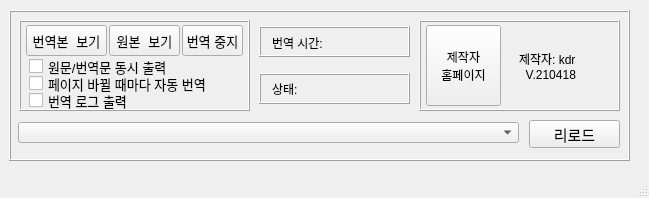
<?xml version="1.0" encoding="UTF-8"?>
<ui version="4.0">
 <class>MainWindow</class>
 <widget class="QMainWindow" name="MainWindow">
  <property name="enabled">
   <bool>true</bool>
  </property>
  <property name="geometry">
   <rect>
    <x>0</x>
    <y>0</y>
    <width>649</width>
    <height>198</height>
   </rect>
  </property>
  <property name="minimumSize">
   <size>
    <width>268</width>
    <height>167</height>
   </size>
  </property>
  <property name="maximumSize">
   <size>
    <width>16777215</width>
    <height>16777215</height>
   </size>
  </property>
  <property name="windowTitle">
   <string>Ehnd 웹 번역</string>
  </property>
  <widget class="QWidget" name="centralwidget">
   <widget class="QFrame" name="wholeFrame">
    <property name="geometry">
     <rect>
      <x>9</x>
      <y>10</y>
      <width>621</width>
      <height>151</height>
     </rect>
    </property>
    <property name="frameShape">
     <enum>QFrame::Box</enum>
    </property>
    <property name="frameShadow">
     <enum>QFrame::Raised</enum>
    </property>
    <widget class="QPushButton" name="reloadBtn">
     <property name="geometry">
      <rect>
       <x>520</x>
       <y>110</y>
       <width>91</width>
       <height>28</height>
      </rect>
     </property>
     <property name="font">
      <font>
       <pointsize>11</pointsize>
      </font>
     </property>
     <property name="text">
      <string>리로드</string>
     </property>
    </widget>
    <widget class="QComboBox" name="window_list">
     <property name="geometry">
      <rect>
       <x>9</x>
       <y>112</y>
       <width>501</width>
       <height>21</height>
      </rect>
     </property>
    </widget>
    <widget class="QFrame" name="timeFrame">
     <property name="geometry">
      <rect>
       <x>250</x>
       <y>16</y>
       <width>151</width>
       <height>31</height>
      </rect>
     </property>
     <property name="frameShape">
      <enum>QFrame::Box</enum>
     </property>
     <property name="frameShadow">
      <enum>QFrame::Raised</enum>
     </property>
     <widget class="QLabel" name="sec">
      <property name="geometry">
       <rect>
        <x>74</x>
        <y>1</y>
        <width>61</width>
        <height>31</height>
       </rect>
      </property>
      <property name="text">
       <string/>
      </property>
     </widget>
     <widget class="QLabel" name="trans_time">
      <property name="geometry">
       <rect>
        <x>13</x>
        <y>1</y>
        <width>81</width>
        <height>31</height>
       </rect>
      </property>
      <property name="text">
       <string>번역 시간:</string>
      </property>
     </widget>
    </widget>
    <widget class="QFrame" name="frame">
     <property name="geometry">
      <rect>
       <x>250</x>
       <y>63</y>
       <width>151</width>
       <height>31</height>
      </rect>
     </property>
     <property name="frameShape">
      <enum>QFrame::Box</enum>
     </property>
     <property name="frameShadow">
      <enum>QFrame::Raised</enum>
     </property>
     <widget class="QLabel" name="show_status">
      <property name="geometry">
       <rect>
        <x>46</x>
        <y>6</y>
        <width>101</width>
        <height>20</height>
       </rect>
      </property>
      <property name="text">
       <string/>
      </property>
     </widget>
     <widget class="QLabel" name="status_lbl">
      <property name="geometry">
       <rect>
        <x>13</x>
        <y>8</y>
        <width>51</width>
        <height>16</height>
       </rect>
      </property>
      <property name="text">
       <string>상태: </string>
      </property>
     </widget>
    </widget>
    <widget class="QFrame" name="btnFrame">
     <property name="geometry">
      <rect>
       <x>10</x>
       <y>10</y>
       <width>231</width>
       <height>91</height>
      </rect>
     </property>
     <property name="frameShape">
      <enum>QFrame::Box</enum>
     </property>
     <property name="frameShadow">
      <enum>QFrame::Raised</enum>
     </property>
     <widget class="QPushButton" name="show_ori_btn">
      <property name="geometry">
       <rect>
        <x>90</x>
        <y>5</y>
        <width>71</width>
        <height>31</height>
       </rect>
      </property>
      <property name="font">
       <font>
        <family>Consolas</family>
        <pointsize>10</pointsize>
        <weight>50</weight>
        <bold>false</bold>
       </font>
      </property>
      <property name="text">
       <string>원본 보기</string>
      </property>
     </widget>
     <widget class="QPushButton" name="show_trans_btn">
      <property name="geometry">
       <rect>
        <x>7</x>
        <y>5</y>
        <width>81</width>
        <height>31</height>
       </rect>
      </property>
      <property name="font">
       <font>
        <family>Consolas</family>
        <pointsize>10</pointsize>
        <weight>50</weight>
        <bold>false</bold>
       </font>
      </property>
      <property name="text">
       <string>번역본 보기</string>
      </property>
     </widget>
     <widget class="QPushButton" name="stop_trans_btn">
      <property name="geometry">
       <rect>
        <x>163</x>
        <y>5</y>
        <width>61</width>
        <height>31</height>
       </rect>
      </property>
      <property name="font">
       <font>
        <pointsize>10</pointsize>
       </font>
      </property>
      <property name="text">
       <string>번역 중지</string>
      </property>
     </widget>
     <widget class="QCheckBox" name="isPrintBoth">
      <property name="geometry">
       <rect>
        <x>10</x>
        <y>37</y>
        <width>151</width>
        <height>19</height>
       </rect>
      </property>
      <property name="font">
       <font>
        <pointsize>10</pointsize>
       </font>
      </property>
      <property name="text">
       <string>원문/번역문 동시 출력</string>
      </property>
     </widget>
     <widget class="QCheckBox" name="isAutoTrans">
      <property name="geometry">
       <rect>
        <x>10</x>
        <y>54</y>
        <width>211</width>
        <height>19</height>
       </rect>
      </property>
      <property name="font">
       <font>
        <pointsize>10</pointsize>
       </font>
      </property>
      <property name="text">
       <string>페이지 바뀔 때마다 자동 번역</string>
      </property>
     </widget>
     <widget class="QCheckBox" name="isPrintLog">
      <property name="geometry">
       <rect>
        <x>10</x>
        <y>71</y>
        <width>211</width>
        <height>19</height>
       </rect>
      </property>
      <property name="font">
       <font>
        <pointsize>10</pointsize>
       </font>
      </property>
      <property name="text">
       <string>번역 로그 출력</string>
      </property>
     </widget>
    </widget>
    <widget class="QFrame" name="authorFrame">
     <property name="geometry">
      <rect>
       <x>410</x>
       <y>10</y>
       <width>201</width>
       <height>91</height>
      </rect>
     </property>
     <property name="frameShape">
      <enum>QFrame::Box</enum>
     </property>
     <property name="frameShadow">
      <enum>QFrame::Raised</enum>
     </property>
     <widget class="QLabel" name="dev_info">
      <property name="geometry">
       <rect>
        <x>100</x>
        <y>10</y>
        <width>81</width>
        <height>71</height>
       </rect>
      </property>
      <property name="frameShape">
       <enum>QFrame::NoFrame</enum>
      </property>
      <property name="text">
       <string>제작자: kdr 
  V.210418</string>
      </property>
     </widget>
     <widget class="QPushButton" name="go_dev_page">
      <property name="geometry">
       <rect>
        <x>7</x>
        <y>5</y>
        <width>75</width>
        <height>81</height>
       </rect>
      </property>
      <property name="text">
       <string>제작자
홈페이지</string>
      </property>
     </widget>
    </widget>
   </widget>
  </widget>
  <widget class="QStatusBar" name="statusbar"/>
 </widget>
 <resources/>
 <connections/>
</ui>
